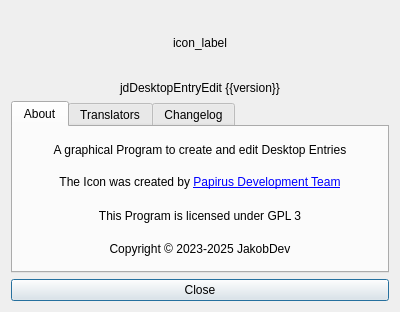
<?xml version="1.0" encoding="UTF-8"?>
<ui version="4.0">
 <class>AboutDialog</class>
 <widget class="QDialog" name="AboutDialog">
  <property name="geometry">
   <rect>
    <x>0</x>
    <y>0</y>
    <width>400</width>
    <height>312</height>
   </rect>
  </property>
  <property name="windowTitle">
   <string>About</string>
  </property>
  <layout class="QVBoxLayout" name="verticalLayout">
   <item>
    <widget class="QLabel" name="icon_label">
     <property name="sizePolicy">
      <sizepolicy hsizetype="Preferred" vsizetype="Preferred">
       <horstretch>0</horstretch>
       <verstretch>0</verstretch>
      </sizepolicy>
     </property>
     <property name="minimumSize">
      <size>
       <width>64</width>
       <height>64</height>
      </size>
     </property>
     <property name="text">
      <string notr="true">icon_label</string>
     </property>
     <property name="alignment">
      <set>Qt::AlignCenter</set>
     </property>
    </widget>
   </item>
   <item>
    <widget class="QLabel" name="version_label">
     <property name="text">
      <string notr="true">jdDesktopEntryEdit {{version}}</string>
     </property>
     <property name="alignment">
      <set>Qt::AlignCenter</set>
     </property>
    </widget>
   </item>
   <item>
    <widget class="QTabWidget" name="tab_widget">
     <property name="currentIndex">
      <number>0</number>
     </property>
     <widget class="QWidget" name="tab">
      <attribute name="title">
       <string>About</string>
      </attribute>
      <layout class="QVBoxLayout" name="verticalLayout_2">
       <item>
        <widget class="QLabel" name="label">
         <property name="text">
          <string>A graphical Program to create and edit Desktop Entries</string>
         </property>
         <property name="alignment">
          <set>Qt::AlignCenter</set>
         </property>
        </widget>
       </item>
       <item>
        <widget class="QLabel" name="label_5">
         <property name="text">
          <string>The Icon was created by &lt;a href=&quot;https://icon-icons.com/icon/preferences-desktop-theme/93638&quot;&gt;Papirus Development Team&lt;/a&gt;</string>
         </property>
         <property name="alignment">
          <set>Qt::AlignCenter</set>
         </property>
        </widget>
       </item>
       <item>
        <widget class="QLabel" name="label_2">
         <property name="text">
          <string>This Program is licensed under GPL 3</string>
         </property>
         <property name="alignment">
          <set>Qt::AlignCenter</set>
         </property>
        </widget>
       </item>
       <item>
        <widget class="QLabel" name="label_3">
         <property name="text">
          <string notr="true">Copyright © 2023-2025 JakobDev</string>
         </property>
         <property name="alignment">
          <set>Qt::AlignCenter</set>
         </property>
        </widget>
       </item>
      </layout>
     </widget>
     <widget class="QWidget" name="tab_2">
      <attribute name="title">
       <string>Translators</string>
      </attribute>
      <layout class="QVBoxLayout" name="verticalLayout_3">
       <item>
        <widget class="QLabel" name="label_4">
         <property name="text">
          <string>The following people translated jdDesktopEntryEdit:</string>
         </property>
         <property name="alignment">
          <set>Qt::AlignCenter</set>
         </property>
         <property name="wordWrap">
          <bool>true</bool>
         </property>
        </widget>
       </item>
       <item>
        <widget class="QTextEdit" name="translators_edit">
         <property name="readOnly">
          <bool>true</bool>
         </property>
        </widget>
       </item>
      </layout>
     </widget>
     <widget class="QWidget" name="tab_3">
      <attribute name="title">
       <string>Changelog</string>
      </attribute>
      <layout class="QVBoxLayout" name="verticalLayout_4">
       <item>
        <widget class="QTextEdit" name="changelog_edit">
         <property name="readOnly">
          <bool>true</bool>
         </property>
        </widget>
       </item>
      </layout>
     </widget>
    </widget>
   </item>
   <item>
    <widget class="QPushButton" name="close_button">
     <property name="text">
      <string>Close</string>
     </property>
    </widget>
   </item>
  </layout>
 </widget>
 <resources/>
 <connections/>
</ui>
